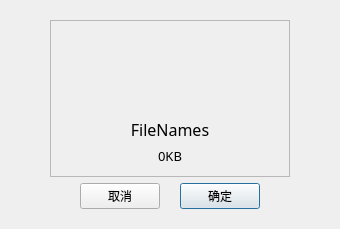
<?xml version="1.0" encoding="UTF-8"?>
<ui version="4.0">
 <class>SendFile</class>
 <widget class="QWidget" name="SendFile">
  <property name="geometry">
   <rect>
    <x>0</x>
    <y>0</y>
    <width>330</width>
    <height>225</height>
   </rect>
  </property>
  <property name="windowTitle">
   <string>发送文件</string>
  </property>
  <layout class="QVBoxLayout" name="verticalLayout_2">
   <property name="leftMargin">
    <number>50</number>
   </property>
   <property name="topMargin">
    <number>20</number>
   </property>
   <property name="rightMargin">
    <number>50</number>
   </property>
   <property name="bottomMargin">
    <number>20</number>
   </property>
   <item>
    <widget class="QFrame" name="frame_2">
     <property name="frameShape">
      <enum>QFrame::StyledPanel</enum>
     </property>
     <property name="frameShadow">
      <enum>QFrame::Raised</enum>
     </property>
     <layout class="QVBoxLayout" name="verticalLayout">
      <item>
       <layout class="QHBoxLayout" name="horizontalLayout_2">
        <property name="topMargin">
         <number>0</number>
        </property>
        <item>
         <widget class="QLabel" name="labelIcon">
          <property name="minimumSize">
           <size>
            <width>80</width>
            <height>80</height>
           </size>
          </property>
          <property name="maximumSize">
           <size>
            <width>80</width>
            <height>80</height>
           </size>
          </property>
          <property name="text">
           <string/>
          </property>
          <property name="pixmap">
           <pixmap resource="Resource.qrc">:/image/resource/OtherFile.png</pixmap>
          </property>
          <property name="scaledContents">
           <bool>true</bool>
          </property>
         </widget>
        </item>
       </layout>
      </item>
      <item>
       <widget class="QLabel" name="labelFileName">
        <property name="sizePolicy">
         <sizepolicy hsizetype="Preferred" vsizetype="MinimumExpanding">
          <horstretch>0</horstretch>
          <verstretch>0</verstretch>
         </sizepolicy>
        </property>
        <property name="font">
         <font>
          <family>微软雅黑</family>
          <pointsize>12</pointsize>
         </font>
        </property>
        <property name="text">
         <string>FileNames</string>
        </property>
        <property name="alignment">
         <set>Qt::AlignCenter</set>
        </property>
       </widget>
      </item>
      <item>
       <widget class="QLabel" name="labelFileSize">
        <property name="sizePolicy">
         <sizepolicy hsizetype="Preferred" vsizetype="MinimumExpanding">
          <horstretch>0</horstretch>
          <verstretch>0</verstretch>
         </sizepolicy>
        </property>
        <property name="font">
         <font>
          <family>微软雅黑</family>
          <pointsize>10</pointsize>
         </font>
        </property>
        <property name="text">
         <string>0KB</string>
        </property>
        <property name="alignment">
         <set>Qt::AlignCenter</set>
        </property>
       </widget>
      </item>
     </layout>
    </widget>
   </item>
   <item>
    <layout class="QHBoxLayout" name="horizontalLayout">
     <property name="spacing">
      <number>20</number>
     </property>
     <property name="leftMargin">
      <number>30</number>
     </property>
     <property name="rightMargin">
      <number>30</number>
     </property>
     <item>
      <widget class="QPushButton" name="btnCancel">
       <property name="text">
        <string>取消</string>
       </property>
      </widget>
     </item>
     <item>
      <widget class="QPushButton" name="btnOK">
       <property name="text">
        <string>确定</string>
       </property>
       <property name="default">
        <bool>true</bool>
       </property>
      </widget>
     </item>
    </layout>
   </item>
  </layout>
 </widget>
 <layoutdefault spacing="6" margin="11"/>
 <resources>
  <include location="Resource.qrc"/>
 </resources>
 <connections/>
</ui>
